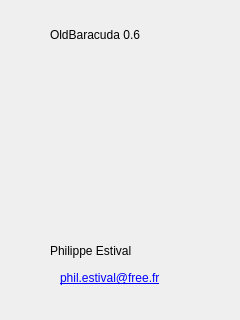
<?xml version="1.0" encoding="UTF-8"?>
<ui version="4.0">
 <class>Dialog</class>
 <widget class="QDialog" name="Dialog">
  <property name="geometry">
   <rect>
    <x>0</x>
    <y>0</y>
    <width>240</width>
    <height>320</height>
   </rect>
  </property>
  <property name="windowTitle">
   <string>Dialog</string>
  </property>
  <widget class="QLabel" name="label">
   <property name="geometry">
    <rect>
     <x>50</x>
     <y>19</y>
     <width>141</width>
     <height>31</height>
    </rect>
   </property>
   <property name="text">
    <string>OldBaracuda 0.6</string>
   </property>
  </widget>
  <widget class="QLabel" name="label_2">
   <property name="geometry">
    <rect>
     <x>20</x>
     <y>60</y>
     <width>201</width>
     <height>151</height>
    </rect>
   </property>
   <property name="text">
    <string/>
   </property>
   <property name="pixmap">
    <pixmap resource="baracuda.qrc">:/baracuda.jpg</pixmap>
   </property>
   <property name="scaledContents">
    <bool>true</bool>
   </property>
  </widget>
  <widget class="QLabel" name="label_3">
   <property name="geometry">
    <rect>
     <x>50</x>
     <y>240</y>
     <width>141</width>
     <height>21</height>
    </rect>
   </property>
   <property name="text">
    <string>Philippe Estival</string>
   </property>
   <property name="textFormat">
    <enum>Qt::PlainText</enum>
   </property>
   <property name="scaledContents">
    <bool>false</bool>
   </property>
   <property name="margin">
    <number>1</number>
   </property>
  </widget>
  <widget class="QLabel" name="label_4">
   <property name="geometry">
    <rect>
     <x>60</x>
     <y>270</y>
     <width>131</width>
     <height>16</height>
    </rect>
   </property>
   <property name="text">
    <string>&lt;a href=mailto:phil.estival@free.fr&gt;phil.estival@free.fr&lt;/a&gt;</string>
   </property>
   <property name="openExternalLinks">
    <bool>true</bool>
   </property>
  </widget>
 </widget>
 <resources>
  <include location="baracuda.qrc"/>
 </resources>
 <connections/>
</ui>
